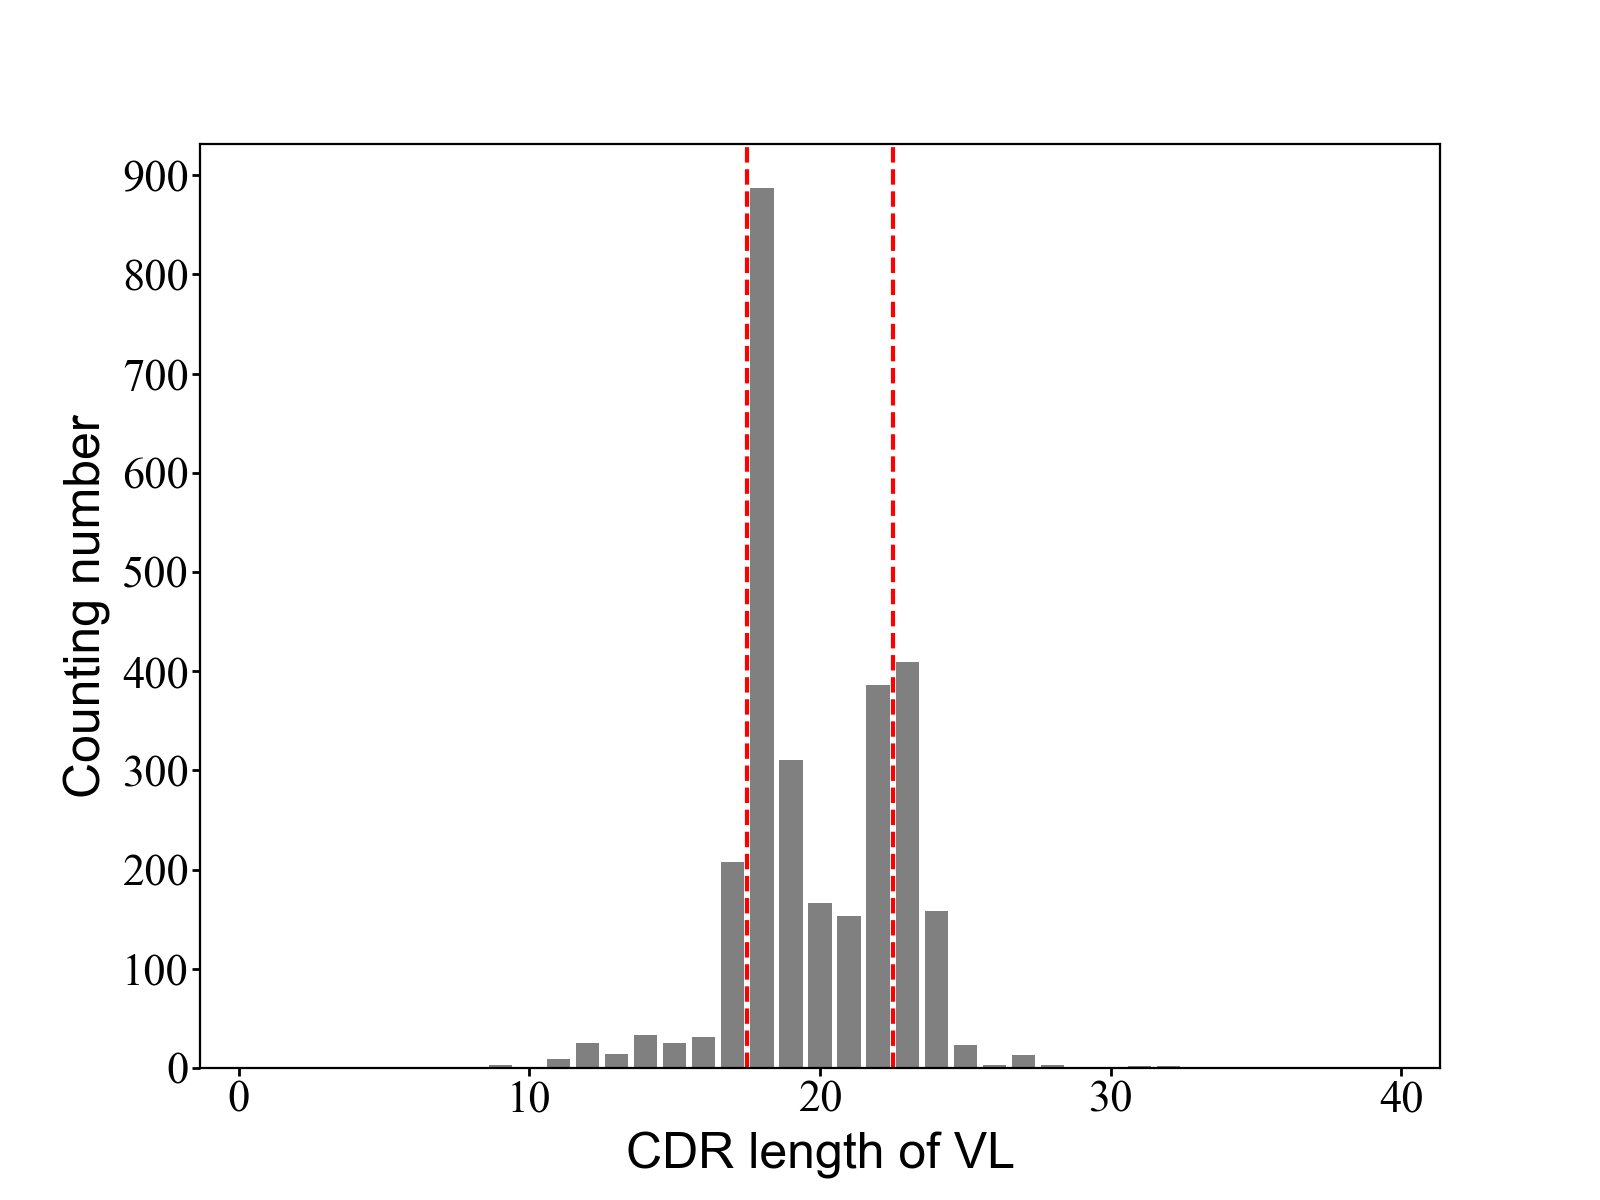

Python code for this plot:
# -*- coding: utf-8 -*-

import matplotlib.pyplot as plt
import numpy as np
import pandas as pd
from matplotlib.pyplot import MultipleLocator


fr = open('unique_ab_info.txt','r')
lines = fr.readlines()
fr.close()

Lcdr_length = []

max_Lcdr_length = 0
max_Lcdr_name = ''
for line in lines:
    Lcdr = line.strip().split('\t')[3]
    Lcdr_length.append(len(Lcdr))
    
    if len(Lcdr) > max_Lcdr_length:
        max_Lcdr_length = len(Lcdr)
        max_Lcdr_name = line

Lcdr_length_count = []
for i in range(1,40):
    countl = Lcdr_length.count(i)
    Lcdr_length_count.append([i,countl])

xl = [x[0] for x in Lcdr_length_count]
yl = [x[1] for x in Lcdr_length_count]

plt.rcParams['font.sans-serif']=['SimHei']
plt.rcParams['axes.unicode_minus']=False

font1 = {'family': 'Arial',
        'color':  'black',
        'weight': 'normal',
        'size': 18,
        }

plt.figure(figsize=(8, 6)) 
plt.bar(xl,yl,color="gray")
plt.xlabel('CDR length of VL',fontdict=font1)
plt.ylabel('Counting number',fontdict=font1)

plt.tick_params(labelsize=16,axis='x',labelcolor='black',size=3,width=1,tick2On=False,label2On=False,
                labelrotation=0,pad=1,tickdir='out',
                gridOn=False,grid_alpha=0.5,grid_color='gray',grid_linestyle='--')
plt.tick_params(labelsize=16,axis='y',labelcolor='black',size=3,width=1,tick2On=False,label2On=False,
                labelrotation=0,pad=1,tickdir='out',
                gridOn=False,grid_alpha=0.5,grid_color='gray',grid_linestyle='--')

plt.axvline(x=17.5, color='r', linestyle='--')
plt.axvline(x=22.5, color='r', linestyle='--')

x_major_locator=MultipleLocator(10)
y_major_locator=MultipleLocator(100)
ax=plt.gca()
ax.xaxis.set_major_locator(x_major_locator)
ax.yaxis.set_major_locator(y_major_locator)

labels = ax.get_xticklabels() + ax.get_yticklabels()
[label.set_fontname('Times New Roman') for label in labels]

plt.savefig('Fig3a_LCDR.png',dpi=200)
plt.show()